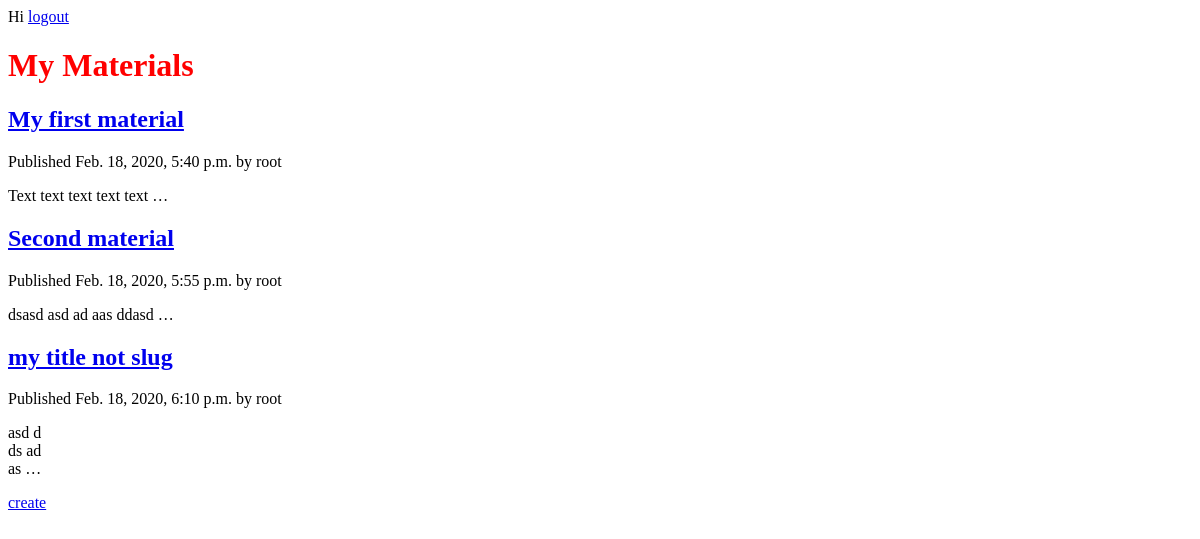
The app's page / (signed in), older data.
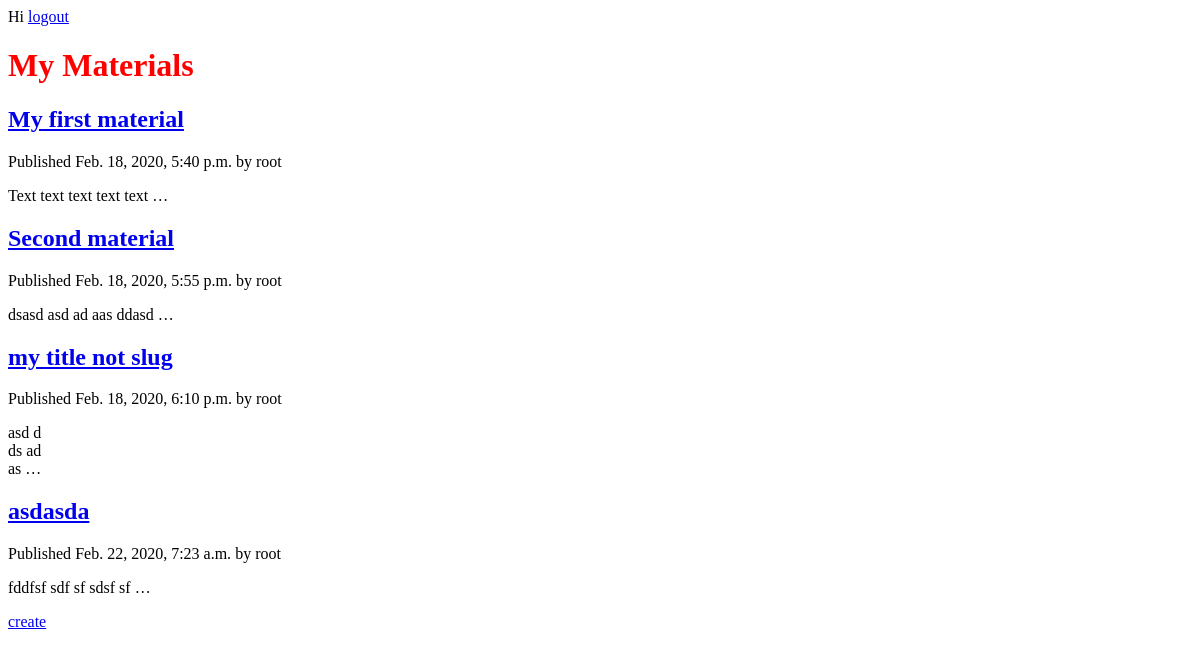
The same page, newer data.
### lesson/models.py (models this page shows)
class Material(models.Model):
    MATERIAL_TYPES = (
        ('theory', 'Theoretical'),
        ('practice', 'Practical'),
    )
    STATUS_TYPES = (
        ('private', 'Draft'),
        ('public', 'Published'),
    )
    title = models.CharField(max_length=250)
    slug = models.SlugField(max_length=250,
                            unique_for_date='publish')
    body = models.TextField()
    publish = models.DateTimeField(default=timezone.now)
    updated = models.DateTimeField(auto_now=True)
    created = models.DateTimeField(auto_now_add=True)
    material_type = models.CharField(max_length=20,
                                     choices=MATERIAL_TYPES,
                                     default='theory')
    status = models.CharField(max_length=20,
                              choices=STATUS_TYPES,
                              default='private')
    author = models.ForeignKey(User,
                               on_delete=models.CASCADE,
                               related_name='user_materials')
    objects = models.Manager()
    published = PublishedManager()
    def get_absolute_url(self):
        return reverse('lesson:material_details',
                        args=[self.publish.year,
                              self.publish.month,
                              self.publish.day,
                              self.slug])

### lesson/views.py (the view)
# urls.py: path('', views.MaterialListView.as_view(), name='all_materials'),
class MaterialListView(LoginRequiredMixin, ListView):
    queryset = models.Material.objects.all()
    context_object_name = 'materials'
    template_name = 'material/list.html'

### lesson/templates/material/list.html (shortened to what this page needs)
{% extends "base.html" %}
{% block content %}
    <h1>My Materials</h1>
    {% for material in materials %}
        <h2>
            <a href="{{ material.get_absolute_url }}">{{ material.title }}</a>
        </h2>
        <p>
            Published {{ material.publish }} by {{ material.author }}
        </p>
        <p>
            {{ material.body|linebreaks|truncatewords_html:5 }}
        </p>
    {% endfor %}
    <a href="{% url "lesson:create_form" %}">create</a>
{% endblock %}

Row changes from the older to the newer data that the page shows:
added Material: title "asdasda", publish "Feb. 22, 2020, 7:23 a.m.", author "root", body "fddfsf sdf sf sdsf sf …"
